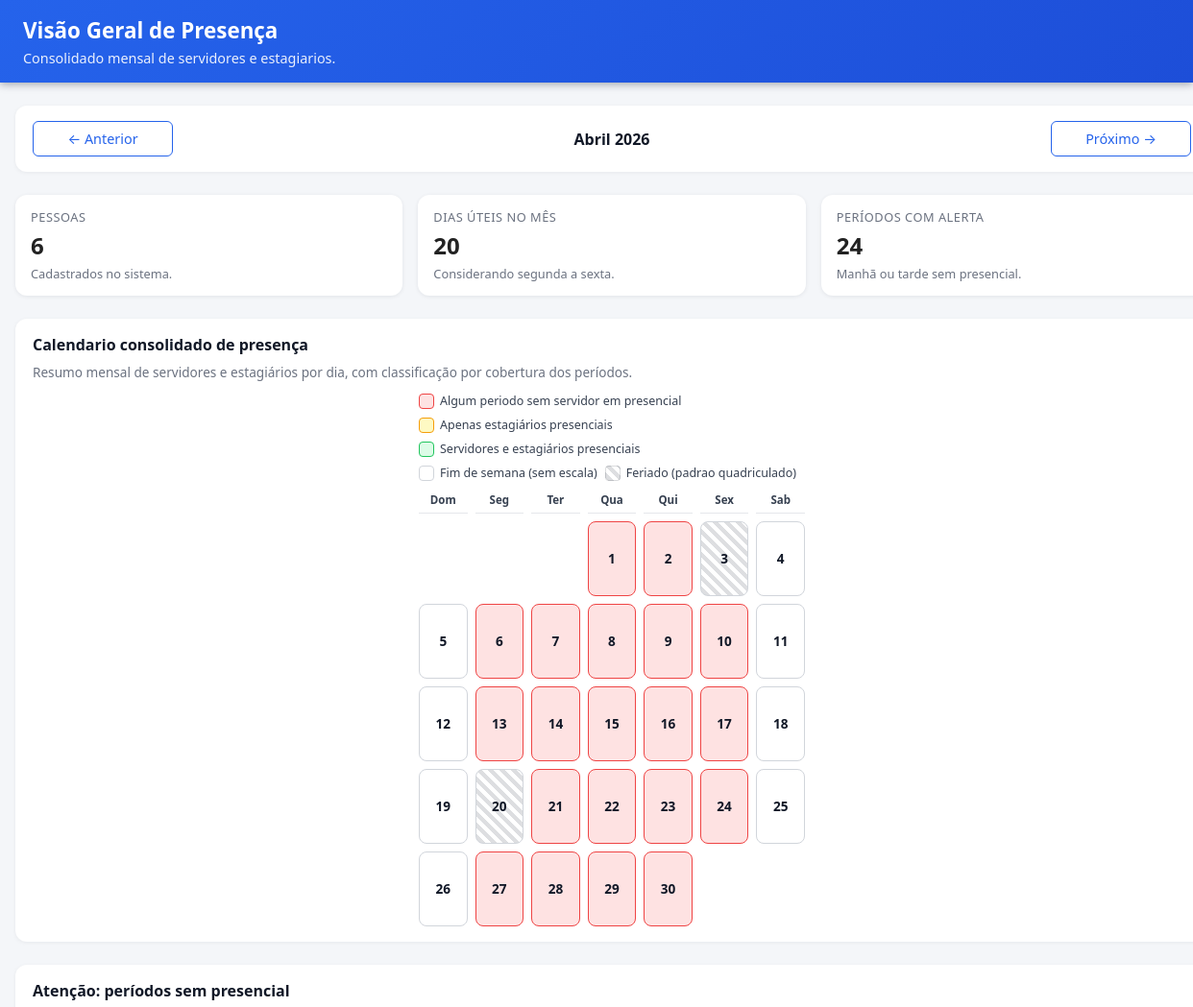
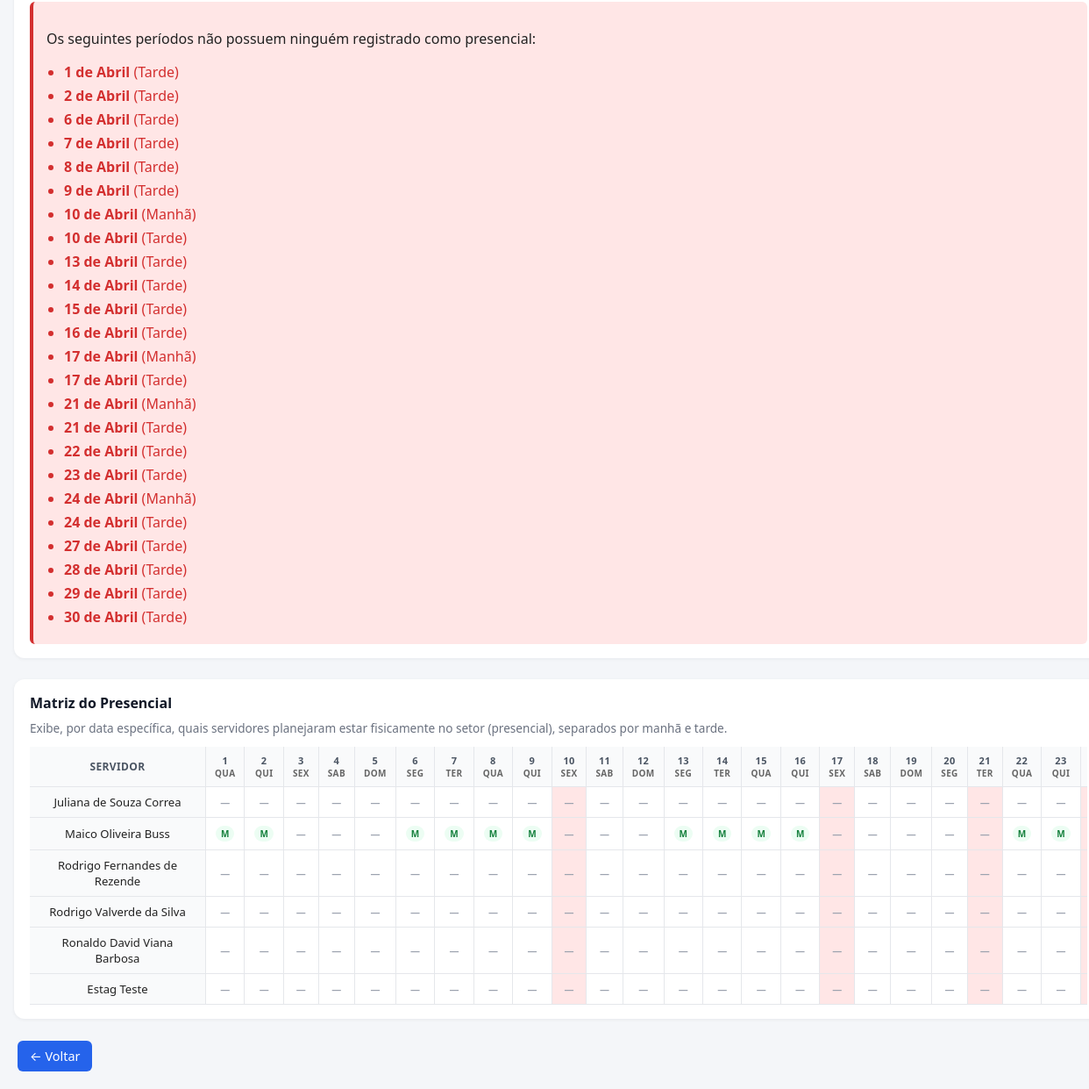
The page /visao-geral.php?ano=2026&mes=4 on the database its author committed (2 pictures, top to bottom).
### tables this page shows
CREATE TABLE dias_nao_trabalhados (
            id INTEGER PRIMARY KEY AUTOINCREMENT,
            data TEXT NOT NULL UNIQUE,
            tipo TEXT NOT NULL DEFAULT 'feriado',
            descricao TEXT,
            criado_em TEXT NOT NULL DEFAULT (datetime('now'))
        );

CREATE TABLE funcionarios (
    id INTEGER PRIMARY KEY AUTOINCREMENT,
    nome TEXT NOT NULL UNIQUE,
    data_criacao TEXT NOT NULL DEFAULT CURRENT_TIMESTAMP
, cpf TEXT, email TEXT, supervisor TEXT, categoria TEXT NOT NULL DEFAULT 'servidor');

### visao-geral.php (the view, shortened to what the rows shown need)
<?php
require_once 'functions.php';
$ano = isset($_GET['ano']) ? (int)$_GET['ano'] : date('Y');
$mes = isset($_GET['mes']) ? (int)$_GET['mes'] : date('m');
$funcionarios = obterFuncionarios();
$dados_matriz = obterMatrizPresenca($ano, $mes);
$dias_uteis = obterDiasUteis($ano, $mes);
$mapa_dias_nao_trabalhados = obterMapaDiasNaoTrabalhados($ano, $mes);
$dias_nao_trabalhados_mes = obterDiasNaoTrabalhados($ano, $mes);
$mapa_feriados = [];
foreach ($dias_nao_trabalhados_mes as $diaNaoTrabalhado) {
    $mapa_feriados[(string)$diaNaoTrabalhado['data']] = [
        'descricao' => trim((string)($diaNaoTrabalhado['descricao'] ?? ''))
    ];
}
$matriz = [];
foreach ($funcionarios as $func) {
    $matriz[$func['id']] = [
        'nome' => $func['nome'],
        'dados' => []
    ];
}
foreach ($dados_matriz as $row) {
    if ($row['id'] && isset($matriz[$row['id']])) {
        if ($row['data']) {
            $key = $row['data'] . '_' . $row['turno'];
            $matriz[$row['id']]['dados'][$key] = $row['status'];
        }
    }
}
$data_inicio = "$ano-" . str_pad($mes, 2, '0', STR_PAD_LEFT) . "-01";
$data_fim = date('Y-m-t', strtotime($data_inicio));
$dias_mes = [];
$data = new DateTime($data_inicio);
$fim = new DateTime($data_fim);
while ($data <= $fim) {
    $dataIso = $data->format('Y-m-d');
    $diaSemana = (int)$data->format('w');
    $ehFeriado = isset($mapa_feriados[$dataIso]);
    $dias_mes[] = [
        'dia' => (int)$data->format('d'),
        'data' => $dataIso,
        'dia_semana' => $diaSemana,
        'eh_util' => $diaSemana >= 1
            && $diaSemana <= 5
            && !isset($mapa_dias_nao_trabalhados[$dataIso]),
        'eh_feriado' => $ehFeriado,
        'descricao_feriado' => $ehFeriado ? (string)$mapa_feriados[$dataIso]['descricao'] : ''
    ];
    $data->modify('+1 day');
}
$categoria_por_funcionario = [];
foreach ($funcionarios as $func) {
    $categoria_por_funcionario[(int)$func['id']] = (($func['categoria'] ?? 'servidor') === 'estagiario')
        ? 'estagiario'
        : 'servidor';
}
$resumo_presencial_calendario = [];
foreach ($dias_mes as $dia_info) {
    $resumo_presencial_calendario[$dia_info['data']] = [
        'manha' => ['servidor' => 0, 'estagiario' => 0, 'total' => 0],
        'tarde' => ['servidor' => 0, 'estagiario' => 0, 'total' => 0],
        'classe' => 'cc-dia--vermelho',
        'descricao' => 'Sem presencial em pelo menos um periodo'
    ];
}
foreach ($dados_matriz as $row) {
    $funcionarioId = isset($row['id']) ? (int)$row['id'] : 0;
    $dataReferencia = $row['data'] ?? '';
    $status = $row['status'] ?? null;
    if ($funcionarioId === 0 || $dataReferencia === '' || $status !== 'presencial') {
        continue;
    }
    $turnoOriginal = strtolower((string)($row['turno'] ?? ''));
    $turno = (strpos($turnoOriginal, 'manh') === 0) ? 'manha' : 'tarde';
    $categoria = $categoria_por_funcionario[$funcionarioId] ?? 'servidor';
    $resumo_presencial_calendario[$dataReferencia][$turno][$categoria]++;
    $resumo_presencial_calendario[$dataReferencia][$turno]['total']++;
}
foreach ($dias_mes as $dia_info) {
    $dataReferencia = $dia_info['data'];
    $resumoDia = $resumo_presencial_calendario[$dataReferencia];
    if (empty($dia_info['eh_util'])) {
        $resumo_presencial_calendario[$dataReferencia]['classe'] = 'cc-dia--neutro';
        $resumo_presencial_calendario[$dataReferencia]['descricao'] = 'Fim de semana (sem escala)';
        continue;
    }
    $manhaTotal = $resumoDia['manha']['total'];
    $tardeTotal = $resumoDia['tarde']['total'];
    $temServidor = ($resumoDia['manha']['servidor'] + $resumoDia['tarde']['servidor']) > 0;
    $temEstagiario = ($resumoDia['manha']['estagiario'] + $resumoDia['tarde']['estagiario']) > 0;
    if ($manhaTotal === 0 || $tardeTotal === 0) {
        $resumo_presencial_calendario[$dataReferencia]['classe'] = 'cc-dia--vermelho';
        $resumo_presencial_calendario[$dataReferencia]['descricao'] = 'Sem presencial em pelo menos um periodo';
    } elseif (!$temServidor && $temEstagiario) {
        $resumo_presencial_calendario[$dataReferencia]['classe'] = 'cc-dia--amarelo';
        $resumo_presencial_calendario[$dataReferencia]['descricao'] = 'Apenas estagiarios presenciais';
    } elseif ($temServidor && $temEstagiario) {
        $resumo_presencial_calendario[$dataReferencia]['classe'] = 'cc-dia--verde';
        $resumo_presencial_calendario[$dataReferencia]['descricao'] = 'Servidores e estagiarios presenciais';
    } else {
        $resumo_presencial_calendario[$dataReferencia]['classe'] = 'cc-dia--neutro';
        $resumo_presencial_calendario[$dataReferencia]['descricao'] = 'Somente servidores presenciais';
    }
}
?>
<!DOCTYPE html>
<html lang="pt-BR">
<head>
</head>
<body>
    <div class="pg-wrapper">
        <header class="pg-header">
            <h1 class="pg-header-title">Visão Geral de Presença</h1>
        </header>
        <main class="pg-container">
                        <?php
                        $dias_alerta = [];
                        foreach ($dias_mes as $dia_info) {
                            if ($dia_info['eh_util']) {
                                if (!temPresencialNoTurno($ano, $mes, $dia_info['dia'], 'manhã')) {
                                    $dias_alerta[] = [
                                        'dia' => $dia_info['dia'],
                                        'turno' => 'Manhã',
                                        'data' => $dia_info['data']
                                    ];
                                }
                                if (!temPresencialNoTurno($ano, $mes, $dia_info['dia'], 'tarde')) {
                                    $dias_alerta[] = [
                                        'dia' => $dia_info['dia'],
                                        'turno' => 'Tarde',
                                        'data' => $dia_info['data']
                                    ];
                                }
                            }
                        }
                        ?>
            <section class="secao">
                <h2 class="secao-titulo">Calendario consolidado de presença</h2>
                <div class="cc-box">
                    <div class="cc-wrap">
                        <div class="cc-calendario">
                            <?php
                            foreach ($dias_mes as $dia_info):
                                $resumoDia = $resumo_presencial_calendario[$dia_info['data']];
                                $classeDia = $resumoDia['classe'];
                                $tituloDia = $resumoDia['descricao'];
                                $classeFeriado = !empty($dia_info['eh_feriado']) ? ' cc-dia--feriado' : '';
                            ?>
                                <button
                                    type="button"
                                    class="cc-dia <?php echo $classeDia . $classeFeriado; ?>"
                                    title="<?php echo htmlspecialchars($tituloDia, ENT_QUOTES); ?>"
                                    data-data="<?php echo htmlspecialchars($dia_info['data'], ENT_QUOTES); ?>"
                                    data-manha-servidor="<?php echo (int)$resumoDia['manha']['servidor']; ?>"
                                    data-manha-estagiario="<?php echo (int)$resumoDia['manha']['estagiario']; ?>"
                                    data-tarde-servidor="<?php echo (int)$resumoDia['tarde']['servidor']; ?>"
                                    data-tarde-estagiario="<?php echo (int)$resumoDia['tarde']['estagiario']; ?>"
                                    data-feriado="<?php echo !empty($dia_info['eh_feriado']) ? '1' : '0'; ?>"
                                    data-feriado-descricao="<?php echo htmlspecialchars((string)($dia_info['descricao_feriado'] ?? ''), ENT_QUOTES); ?>"
                                    onclick="abrirModalCalendario(this)"
                                >
                                    <div class="cc-dia-numero"><?php echo $dia_info['dia']; ?></div>
                                </button>
                            <?php endforeach; ?>
                        </div>
                    </div>
                </div>
            </section>
            <?php if (!empty($dias_alerta)): ?>
                <section class="secao">
                    <h2 class="secao-titulo">Atenção: períodos sem presencial</h2>
                </section>
            <?php endif; ?>
            <section class="secao">
                <h2 class="secao-titulo">Matriz do Presencial</h2>
                <div class="tabela-scroll">
                    <table class="tabela-limpa">
                <thead>
                    <tr>
                        <th style="width: 180px;">Servidor</th>
                        <?php foreach ($dias_mes as $dia_info): ?>
                            <th style="width: 60px;">
                                <div class="dia-header">
                                    <div class="dia-numero"><?php echo $dia_info['dia']; ?></div>
                                    <div class="dia-semana">
                                        <?php
                                        $dias_semana = ['Dom', 'Seg', 'Ter', 'Qua', 'Qui', 'Sex', 'Sab'];
                                        echo $dias_semana[$dia_info['dia_semana']];
                                        ?>
                                    </div>
                                </div>
                            </th>
                        <?php endforeach; ?>
                    </tr>
                </thead>
                <tbody>
                    <?php foreach ($funcionarios as $func): ?>
                        <tr>
                            <td class="col-funcionario">
                                <?php echo htmlspecialchars($func['nome']); ?>
                            </td>
                            <?php foreach ($dias_mes as $dia_info): ?>
                                <?php
                                $data = $dia_info['data'];
                                $status_manha = $matriz[$func['id']]['dados'][$data . '_manhã'] ?? null;
                                $status_tarde = $matriz[$func['id']]['dados'][$data . '_tarde'] ?? null;
                                $presencial_manha = $status_manha === 'presencial';
                                $presencial_tarde = $status_tarde === 'presencial';
                                $tem_presencial = $presencial_manha || $presencial_tarde;
                                $eh_dia_sem_presencial = $dia_info['eh_util'] &&
                                    !temPresencialNoTurno($ano, $mes, $dia_info['dia'], 'manhã') &&
                                    !temPresencialNoTurno($ano, $mes, $dia_info['dia'], 'tarde');
                                $classe_alerta = $eh_dia_sem_presencial ? 'dia-sem-presencial' : '';
                                ?>
                                <td class="status-cell <?php echo $classe_alerta; ?>">
                                    <?php if ($tem_presencial): ?>
                                        <div>
                                            <?php if ($presencial_manha): ?>
                                                <span class="presencial-chip">M</span>
                                            <?php endif; ?>
                                        </div>
                                    <?php else: ?>
                                        <span class="sem-presencial">—</span>
                                    <?php endif; ?>
                                </td>
                            <?php endforeach; ?>
                        </tr>
                    <?php endforeach; ?>
                </tbody>
                </div>
                </div>
</body>
</html>

### rows shown on the page
dias_nao_trabalhados: dia "3", dia_semana "SEX"
dias_nao_trabalhados: dia "20", dia_semana "SEG"
funcionarios: nome "Juliana de Souza Correa"
funcionarios: nome "Maico Oliveira Buss"
funcionarios: nome "Rodrigo Fernandes de Rezende"
funcionarios: nome "Rodrigo Valverde da Silva"
funcionarios: nome "Ronaldo David Viana Barbosa"
funcionarios: nome "Estag Teste"

### other values the page prints
obterNomeMes((int)$mes) "Abril"
$ano "2026"
count($funcionarios) "6"
count($dias_uteis) "20"
count($dias_alerta) "24"
$dia_info['dia'] "1"
$dia_info['dia'] "2"
$dia_info['dia'] "4"
$dia_info['dia'] "5"
$dia_info['dia'] "6"
$dia_info['dia'] "7"
$dia_info['dia'] "8"
$dia_info['dia'] "9"
$dia_info['dia'] "10"
$dia_info['dia'] "11"
